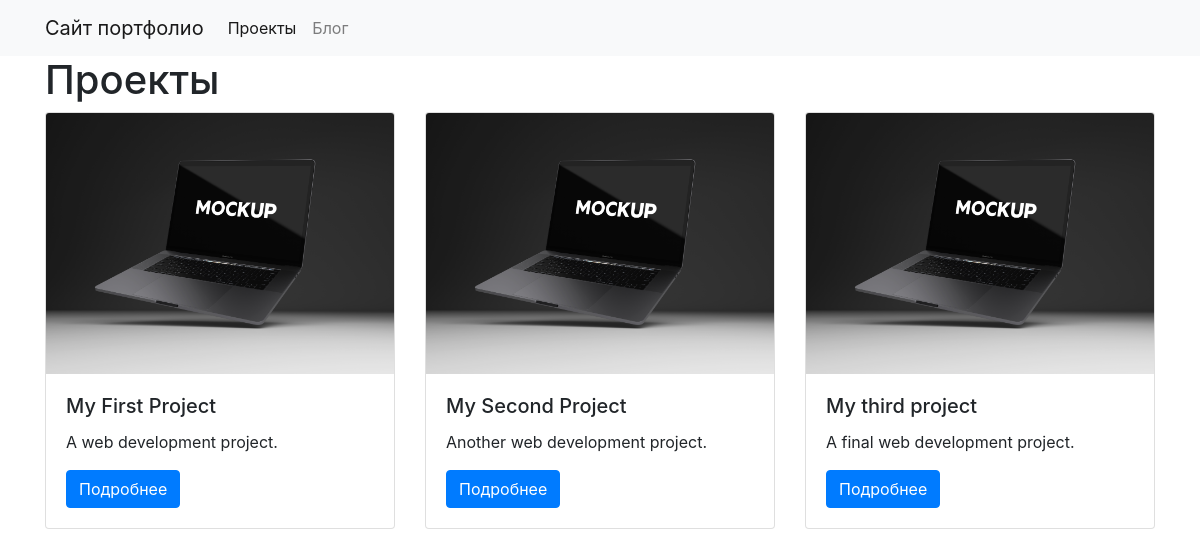
/projects/, run on the app's committed database.
### projects/models.py (models this page shows)
class Project(models.Model):
    title = models.CharField(max_length=100, verbose_name='Название проекта')
    description = models.TextField(verbose_name='Описание')
    technology = models.CharField(max_length=20, verbose_name='Стек технологий')
    image = models.FilePathField(path='/img', verbose_name='Превью проекта')
    class Meta:
        verbose_name_plural = 'Проекты'
        verbose_name = 'Проект'

### projects/views.py (the view)
# urls.py: path('', views.project_index, name='project_index'),
def project_index(request):
    template = 'project_index.html'
    projects = Project.objects.all()
    context = {
        'projects': projects,
    }
    return render(request, template, context)

### projects/templates/project_index.html
{% extends 'base.html' %}
{% load static %}
{% block page_content %}
<h1>Проекты</h1>
<div class="row">
{% for project in projects %}
    <div class="col-md-4">
        <div class="card mb-2">
            <img src="{% static project.image %}" alt="Картинка проекта" class="card-img-top">
            <div class="card-body">
                <h5 class="card-title">{{ project.title }}</h5>
                <p class="card-text">{{ project.description }}</p>
                <a href="{% url 'project_detail' project.pk %}"
                    class="btn btn-primary">
                    Подробнее
                </a>
            </div>
        </div>
    </div>
{% endfor %}
</div>
{% endblock %}

### personal_portfolio/templates/base.html (shortened to what this page needs)
<link rel="stylesheet" href="https://stackpath.bootstrapcdn.com/bootstrap/4.1.3/css
/bootstrap.min.css" integrity="sha384-
MCw98/SFnGE8fJT3GXwEOngsV7Zt27NXFoaoApmYm81iuXoPkFOJwJ8ERdkn
LPMO">
<nav class="navbar navbar-expand-lg navbar-light bg-light">
    <div class="container">
        <a class="navbar-brand" href="{% url 'project_index' %}">Сайт портфолио</a>
        <div class="collapse navbar-collapse" id="navbarSupportedContent">
            <ul class="navbar-nav mr-auto">
                <li class="nav-item active">
                    <a class="nav-link" href="{% url 'project_index' %}">Проекты</a>
                </li>
                <li class="nav-item">
                    <a class="nav-link" href="{% url 'blog_index' %}">Блог</a>
                </li>
            </ul>
        </div>
    </div>
</nav>
<div class="container">
    {% block page_content %}{% endblock %}
</div>

### data on the page
Project: image (picture), title "My First Project", description "A web development project."
Project: image (picture), title "My Second Project", description "Another web development project."
Project: image (picture), title "My third project", description "A final web development project."
